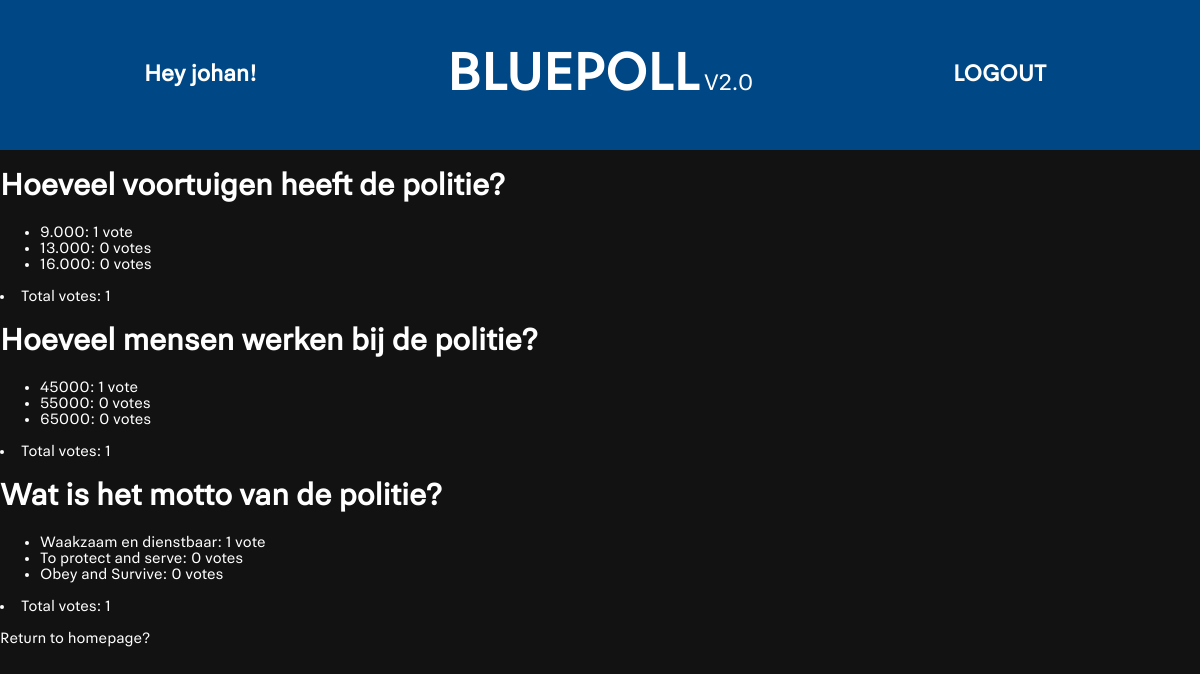
/polls/2/results/ (signed in), run on the app's committed database.
### polls/models.py (models this page shows, shortened)
class Question(models.Model):
    question_text = models.CharField(max_length=200)
    pub_date = models.DateTimeField("date published", default=timezone.now)
    voters = models.ManyToManyField(User, through="Vote")
    sequence = models.ForeignKey(Sequence, on_delete=models.CASCADE)
    def was_published_recently(self):
        now = timezone.now()
        return now - datetime.timedelta(days=1) <= self.pub_date <= now
    def votes_list(self):
        return [choice.get_vote_count for choice in self.choice_set.all()]
    def total_votes(self):
        return sum(self.votes_list())
    was_published_recently.admin_order_field = 'pub_date'
    was_published_recently.boolean = True
    was_published_recently.short_description = 'Published recently?'

class Choice(models.Model):
    question = models.ForeignKey(Question, on_delete=models.CASCADE)
    choice_text = models.CharField(max_length=200)
    @property
    def get_vote_count(self):
        return self.vote_set.count()

### polls/views.py (the view)
# urls.py: path('<int:pk>/results/', views.ResultsView.as_view(), name='results'),
class ResultsView(generic.DetailView):
    model = Sequence
    template_name = 'polls/results.html'

### polls/templates/polls/results.html (shortened to what this page needs)
{% load static %}
<link rel="stylesheet" href="{% static 'polls/style.css' %}">
<head>
    <div class="header">
        <div class="container">
            {% if user.is_authenticated %}
            <div class="container_item"><b><span class="center">Hey {{user}}!</span></b></div>
            {% else %}
            <div class="container_item"><b><span class="center">Welcome stranger!</span></b></div>
            {% endif %}
            <div class="container_item"><b><span class="center" style="font-size: 55px;"><a href="{% url 'polls:index' %}">BLUEPOLL</a></span></b> V2.0</div>
            {% if user.is_authenticated %}
            <div class="container_item"><b><span class="center"><a href="/members/logout_user">LOGOUT</a></span></b></div>
            {% else %}
            <div class="container_item"><b><span class="center"><a href="/members/login_user">LOGIN</a></span></b></div>
            {% endif %}
        </div>
    </div>
</head>
<body>
    {% for question in sequence.question_set.all %}
        <h1>{{ question.question_text }}</h1>
        <ul>
        {% for choice in question.choice_set.all %}
            <li>{{ choice.choice_text }}: {{ choice.get_vote_count }} vote{{ choice.get_vote_count |pluralize }}</li>
        {% endfor %}
        </ul>
        <li> Total votes: {{question.total_votes}}</li>
    {% endfor %}
    <br>
    <a href="{% url 'polls:index'%}">Return to homepage?</a>
</body>

### polls/static/polls/style.css (style rules this page uses)
html, body { margin: 0; padding: 0px; border: 0px; font-size: 100%; font: inherit; vertical-align: baseline; font-family: PolitieSans,Arial,sans-serif; color: white; }
a { color: white; text-decoration: none; }
.header { text-align: center; background: #004785; height: 150px; width: 100%; }
.container { height: 100%; width:100%; font-size: 0; }
.container_item { display: inline-block; vertical-align: top; width: 33.3%; height: 100%; font-size: 1.5rem; color: white; text-align:center; justify-content: center; }
.center { height: 100%; display: inline-flex; align-items: center; }
body { background-color: #121212; }

### data on the page
Question: question_text "Hoeveel voortuigen heeft de politie?", total_votes "1"
Choice: choice_text "9.000", get_vote_count "1"
Choice: choice_text "13.000", get_vote_count "0"
Choice: choice_text "16.000", get_vote_count "0"
Question: question_text "Hoeveel mensen werken bij de politie?", total_votes "1"
Choice: choice_text "45000", get_vote_count "1"
Choice: choice_text "55000", get_vote_count "0"
Choice: choice_text "65000", get_vote_count "0"
Question: question_text "Wat is het motto van de politie?", total_votes "1"
Choice: choice_text "Waakzaam en dienstbaar", get_vote_count "1"
Choice: choice_text "To protect and serve", get_vote_count "0"
Choice: choice_text "Obey and Survive", get_vote_count "0"

### other printed values
{{ user }} "johan"
